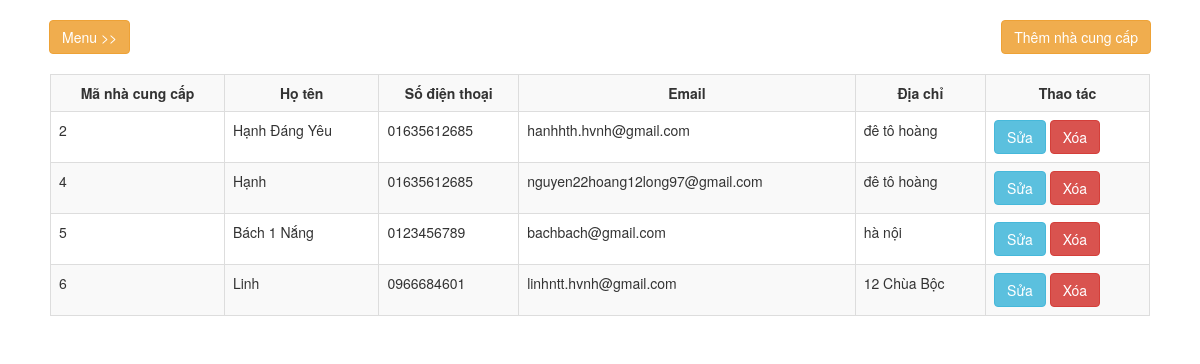
/admin/suppliers.php (signed in), run on the app's committed database.
### tables this page shows
CREATE TABLE `supplier` (
  `supplier_id` int(11) NOT NULL,
  `name` varchar(200) NOT NULL,
  `email` varchar(100) DEFAULT NULL,
  `phone` varchar(30) NOT NULL,
  `address` varchar(200) NOT NULL
);

### admin/suppliers.php (the view, shortened to what this page needs)
<?php session_start();
if(isset($_SESSION['login_user']) && $_SESSION['login_user']==1)
{
?>
<!DOCTYPE html>
<html lang="en">
<head>
    <link href="../css/bootstrap.min.css" rel="stylesheet">
    <link href="../css/simple-sidebar.css" rel="stylesheet">
</head>
<body>
	<div id="wrapper">
        <div id="page-content-wrapper">
            <div class="container-fluid">
                <div class="row">
                    <div class="col-lg-12">
                        <a href="#menu-toggle" class="btn btn-warning" id="menu-toggle" style="margin-bottom: 20px;  margin-left: 14px;">Menu >></a>
                        <a class="btn btn-warning" href="../admin/add_suppliers.php" style="float: right; margin-right: 14px">Thêm nhà cung cấp</a>
                    </div>
                </div>
             <?php
                require("../connect.php");
                $sql = "SELECT * FROM supplier";
                $ketQuaTruyVan = $conn->query($sql);
            ?>
            <div class="container-fluid">
                <table class="table table-striped table-bordered">
                    <tr>
                        <th>Mã nhà cung cấp</th>
                        <th>Họ tên</th>
                        <th>Số điện thoại</th>
                        <th>Email</th>
                        <th>Địa chỉ</th>
                        <th>Thao tác</th>
                    </tr>
                <?php
                if($ketQuaTruyVan->num_rows > 0){
                while($NCC = $ketQuaTruyVan->fetch_assoc()){
                ?>
                    <tr>
                        <td><?php echo $NCC['supplier_id']; ?></td>
                        <td><?php echo $NCC['name']; ?></td>
                        <td><?php echo $NCC['phone']; ?></td>
                        <td><?php echo $NCC['email']; ?></td>
                        <td><?php echo $NCC['address']; ?></td>
                        <td>
                            <a class="btn btn-info" href="edit_supplier.php?id=<?php echo $NCC['supplier_id'];?>">Sửa</a>
                            <span><a class="btn btn-danger" href="del_supplier.php?id=<?php echo $NCC['supplier_id'];?>">Xóa</a></span>
                        </td>
                    </tr>
                <?php
                }
                }
                ?>
                </table>
            </div>
        </div>
    </div>
    </div>
</body>
</html>
<?php
}else{
    echo
    "<script>
    alert('Bạn cần đăng nhập để quản trị');
    window.location = 'index.php';
    </script>";
}
?>

### css/simple-sidebar.css (style rules this page uses)
body { overflow-x: hidden; }
#wrapper { padding-left: 0; -webkit-transition: all 0.5s ease; -moz-transition: all 0.5s ease; -o-transition: all 0.5s ease; transition: all 0.5s ease; }
#page-content-wrapper { width: 100%; position: absolute; padding: 15px; }
@media (min-width:768px) { #wrapper { padding-left: 0; } }
@media (min-width:768px) { #page-content-wrapper { padding: 20px; position: relative; } }

### admin/suppliers.php (style rules this page uses)
th { text-align: center; }

### data on the page
supplier: supplier_id "2", name "Hạnh Đáng Yêu", phone "01635612685", email "hanhhth.hvnh@gmail.com", address "đê tô hoàng"
supplier: supplier_id "4", name "Hạnh", phone "01635612685", email "nguyen22hoang12long97@gmail.com", address "đê tô hoàng"
supplier: supplier_id "5", name "Bách 1 Nắng", phone "0123456789", email "bachbach@gmail.com", address "hà nội"
supplier: supplier_id "6", name "Linh", phone "0966684601", email "linhntt.hvnh@gmail.com", address "12 Chùa Bộc"
